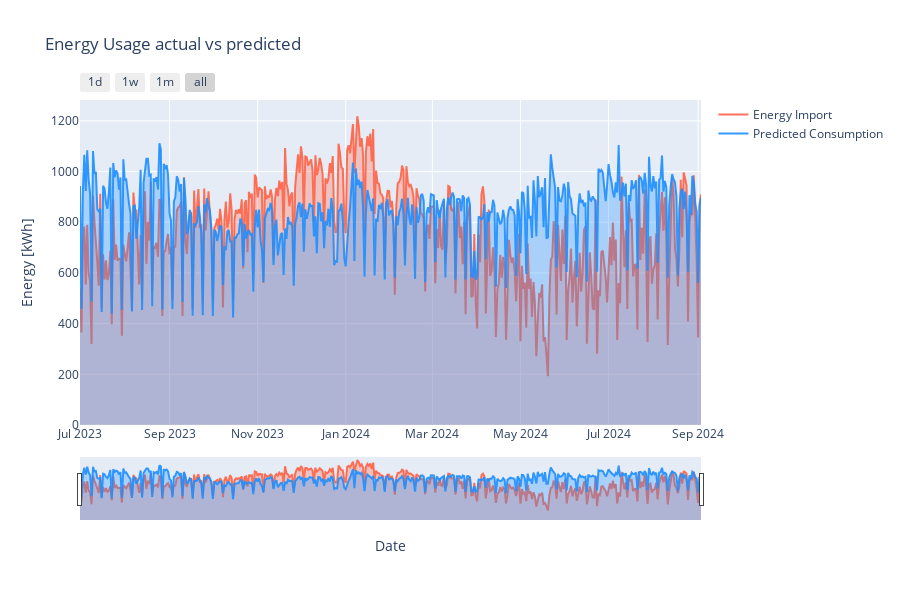

This figure's notebook cell:
### Code cell
plot_cols =[
    ColumnParam("value_import", "Energy Import"),
    # ColumnParam("net_consumption", "Net Consumption"),
    ColumnParam("predicted_consumption", "Predicted Consumption"),
]
daily_main = pipe.get_daily_consumption(BuilingIdsEnum.MAIN)
plot_energy_usage(daily_main, plot_cols,
                  titel="Energy Usage actual vs predicted",
                  yaxis_title="Energy [kWh]",
                  tozeroy=True,
                  )

### Figure 1 — Plotly figure (JSON) as saved in the notebook; plotly's stock layout.template omitted (floating-point values rounded to 4 significant figures; data arrays with more than 128 entries replaced by an {"elided": "..."} marker saying what was removed)
{"data": [{"line": {"color": "rgba(255, 99, 71, 0.9)"}, "mode": "lines", "name": "Energy Import", "type": "scatter", "x": {"elided": "431 str values"}, "y": {"elided": "431 float values"}}, {"fill": "tozeroy", "fillcolor": "rgba(255, 99, 71, 0.3)", "line": {"color": "rgba(0,0,0,0)"}, "opacity": 0.3, "showlegend": false, "type": "scatter", "x": {"elided": "431 str values"}, "y": {"elided": "431 float values"}}, {"line": {"color": "rgba(30, 144, 255, 0.9)"}, "mode": "lines", "name": "Predicted Consumption", "type": "scatter", "x": {"elided": "431 str values"}, "y": {"elided": "431 float values"}}, {"fill": "tozeroy", "fillcolor": "rgba(30, 144, 255, 0.3)", "line": {"color": "rgba(0,0,0,0)"}, "opacity": 0.3, "showlegend": false, "type": "scatter", "x": {"elided": "431 str values"}, "y": {"elided": "431 float values"}}], "layout": {"height": 600, "hovermode": "x unified", "showlegend": true, "title": {"text": "Energy Usage actual vs predicted"}, "xaxis": {"rangeselector": {"buttons": [{"count": 1, "label": "1d", "step": "day", "stepmode": "backward"}, {"count": 7, "label": "1w", "step": "day", "stepmode": "backward"}, {"count": 1, "label": "1m", "step": "month", "stepmode": "backward"}, {"step": "all"}]}, "rangeslider": {"visible": true}, "title": {"text": "Date"}, "type": "date"}, "yaxis": {"title": {"text": "Energy [kWh]"}}}}
